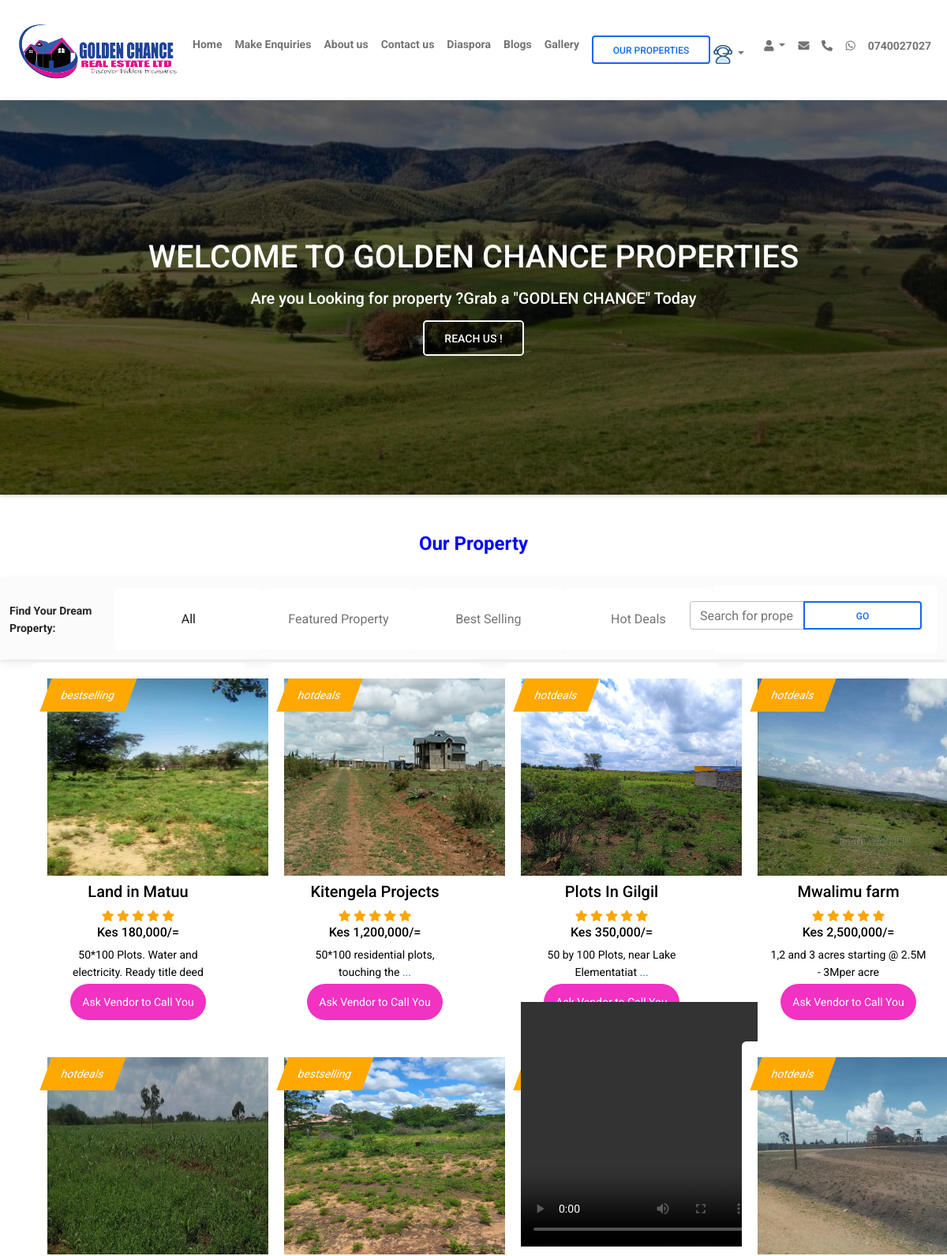
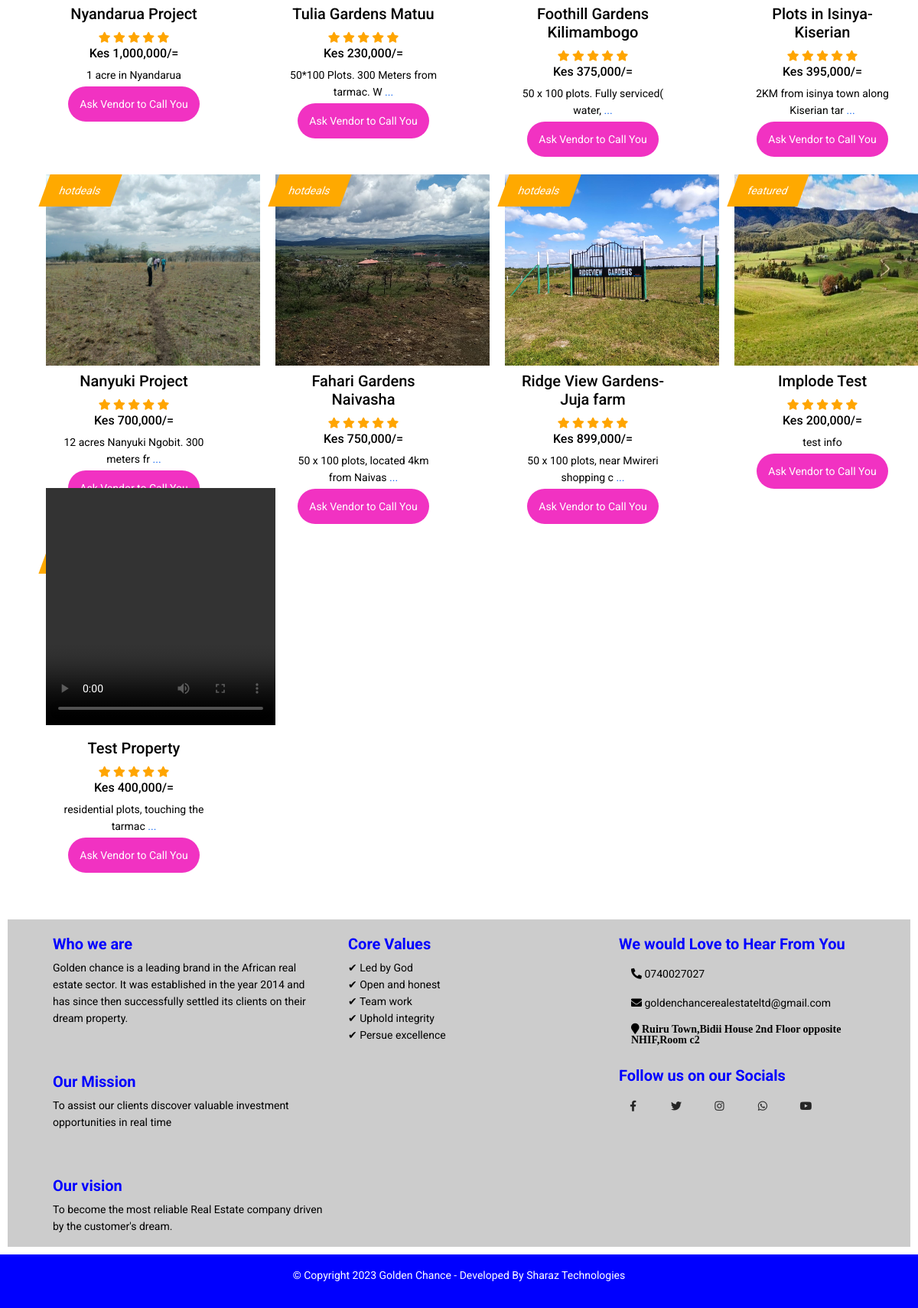
The page /Site/properties.php on the database its author committed (2 pictures, top to bottom).
### tables this page shows
CREATE TABLE `products` (
  `id` int(11) NOT NULL,
  `productname` varchar(100) NOT NULL,
  `price` int(100) NOT NULL,
  `productinfo` varchar(100) NOT NULL,
  `productimage` varchar(100) NOT NULL,
  `ext` varchar(100) NOT NULL,
  `category` varchar(100) NOT NULL,
  `products` varchar(100) NOT NULL,
  `code` varchar(100) NOT NULL,
  `location` varchar(100) NOT NULL,
  `size` varchar(100) NOT NULL,
  `Date` date NOT NULL,
  `Time` time(1) NOT NULL
);

### Site/php/includes/config.php (called while the page is built, shortened)
<?php
class DBController {
	private $host = "localhost";
	private $user = "root";
	private $database = "goldenchance";
	private $password ='';
	private $conn;
	function __construct() {
		$this->conn = $this->connectDB();
	}
	function connectDB() {
		$conn = mysqli_connect($this->host,$this->user,$this->password,$this->database);
		return $conn;
	}
	function runQuery($query) {
		$result = mysqli_query($this->conn,$query);
		while($row=mysqli_fetch_assoc($result)) {
			$resultset[] = $row;
		}
		if(!empty($resultset))
			return $resultset;
	}
}
?>

### Site/properties.php (the view, shortened to what this page needs)
<?php
      require_once("php/includes/config.php");
      $db_handle = new DBController();
  ?>
  <?php
 require_once 'php/includes/config.php';
 ?>
 <?php
 require_once 'php/includes/config.php';
 ?>
<!DOCTYPE html>
<html lang="en">
  <head>
    <link
      rel="stylesheet"
      href="https://use.fontawesome.com/releases/v5.15.2/css/all.css"
    />
    <link href="css/cart.css" type="text/css" rel="stylesheet" />
    <link rel="stylesheet" href="css/styles.css" />
    <link rel="stylesheet" href="css/extrastyles.css" />
    <link rel="stylesheet" href="php/Admin/css/admin.css" />
  </head>
  <body>
    <header>
      <?php require_once 'php/includes/header.php'; ?>
      <div class="slideshow-container">
      <div class="p-5 text-center bg-image shadow-1-strong"
        style="background-image: url('img/land 1.jpg'); height: 500px;">
        <div class="mask" style="background-color: rgba(0, 0, 0, 0.6)">
          <div class="d-flex justify-content-center align-items-center h-100">
            <div class="text-white">
              <h1 class="mb-3">WELCOME TO GOLDEN CHANCE PROPERTIES</h1>
              <h5 class="mb-3">
               Are you Looking for property ?Grab a "GODLEN CHANCE" Today
              <a class="btn btn-outline-light btn-lg" href="mailto:goldenchancerealestateltd@gmail.com"  role="button">Reach us !</a>
            </div>
          </div>
        </div>
      </div>
      </div>
    </header>
    <main class="mt-5">
    <div class="golden chance properties" style="margin-left:auto;margin-right:auto;display:block;text-align:center;">
      <h4 style="color:blue; font-weight:bolder;" >Our Property</h4>
    </div>
    <br>
      <div class=" ">
        <nav class="navbar navbar-expand-lg navbar-light bg-light mb-4">
          <div class="container-fluid">
            <div class="collapse navbar-collapse" id="navbarTogglerDemo02">
              <strong class="text-dark mr-2">Find Your Dream Property:</strong>
              <ul class="navbar-nav me-auto mb-2 mb-lg-0">
              <li class="nav-item">
                  <form action=" " method="POST" style="box-shadow:none;">
                    <button class="nav-link active" type="submit" name="submit"style="background-color:white;border:none;">All</button>
                  </form>
                </li>
                <li class="nav-item">
                  <form action=" " method="POST" style="box-shadow:none;">
                    <button class="nav-link" type="submit" name="submit"style="background-color:white;border:none;">Featured Property</button>
                  </form>
                </li>
                <li class="nav-item">
                  <form action=" " method="POST" style="box-shadow:none;">
                    <button class="nav-link" type="submit" name="submit"style="background-color:white;border:none;">Best Selling</button>
                  </form>
                </li>
                <li class="nav-item">
                  <form action=" " method="POST" style="box-shadow:none;">
                    <button class="nav-link" type="submit" name="submit"style="background-color:white;border:none;">Hot Deals</button>
                  </form>
                </li>
              </ul>
              <form class="d-flex input-group w-auto" action=" " method="POST" style="box-shadow:none;">
                <input
                  type="text"
                  class="form-control dt-properties-form"
                  placeholder="Search for properties"
                  aria-label="Search"
                  name="search"/>
                <button style="margin-bottom:10px;"
                  class="btn btn-outline-primary"
                  type="submit"
                  name="submit"
                  data-mdb-ripple-color="dark">Go
                </button>
              </form>
            </div>
          </div>
        </nav>
        <section class="text-center mb-4" style="margin-top:-90px;margin-left:auto;margin-right:auto;display:block;overflow-x:hidden;" id="store" >
        <div class="row" >
        <div id="product-grid">
        <?php
            if (isset($_POST['submit'])) {
              $search = $_POST['search'];
              $product_array = $db_handle->runQuery("SELECT * FROM products where (category LIKE '%" . $_POST["search"] . "%') OR (productname LIKE '%" . $_POST["search"] . "%') OR (productinfo LIKE '%" . $_POST["search"] . "%')OR (price LIKE '%" . $_POST["search"] . "%') OR (products LIKE '%" . $_POST["search"] . "%')GROUP BY code");
              if (!empty($product_array)) {
                foreach ($product_array as $key => $value) {
            ?>
                <a style="color:black;" title="see details of property" href="services/property.php?property=<?php echo $product_array[$key]["code"]; ?>">
                  <div class="product-item card" style="width:270px;height:450px;">
                    <iframe name="votar" style="display:none;"></iframe>
                    <form method="post" target="votar" action="sharazstore.php?action=add&code=<?php echo $product_array[$key]["code"]; ?>" onsubmit="showMsg()" style="box-shadow:none;">
                    <div class="btn-warning" style="position:absolute;padding:10px 20px;margin-left:-2px;transform: skew(-20deg);"><?php echo $product_array[$key]["category"]; ?></div>
                      <div class="product-image">
                        <?php if ($product_array[$key]['ext'] == 'mp4') { ?>
                          <video style="width:300px; height:310px;margin-top:-70px;" controls>
                            <source src="<?php echo "php/Admin/products/" . $product_array[$key]['productimage']; ?>" style="max-width:250px; height:200px;margin-left:auto;margin-right:auto;display:block;">
                          </video>
                        <?php } else { ?>
                          <img src="<?php echo "php/Admin/products/" . $product_array[$key]['productimage']; ?>" style="width:300px; height:250px;margin-left:auto;margin-right:auto;display:block;">
                        <?php } ?>
                      </div>
                      <div class="product-tile-footer"><br><br><br><br>
                        <div class="product-title">
                          <h5><?php echo $product_array[$key]["productname"]; ?></h5>
                          <span class="fa fa-star checked"></span>
                          <span class="fa fa-star checked"></span>
                          <span class="fa fa-star checked"></span>
                          <span class="fa fa-star checked"></span>
                          <span class="fa fa-star checked"></span>
                          <h6>Kes <?php echo number_format($product_array[$key]["price"]); ?>/=</h6>
                          <p class="card-text show-read-more">
                            <?php echo $product_array[$key]["productinfo"]; ?>
                          </p>
                          <script>
                            $(document).ready(function() {
                              var maxLength = 60;
                              $(".show-read-more").each(function() {
                                var myStr = $(this).text();
                                if ($.trim(myStr).length > maxLength) {
                                  var newStr = myStr.substring(0, maxLength);
                                  var removedStr = myStr.substring(maxLength, $.trim(myStr).length);
                                  $(this).empty().html(newStr);
                                  $(this).append(' <a href="javascript:void(0);" class="read-more">...</a>');
                                  $(this).append('<span class="more-text">' + removedStr + '</span>');
                                }
                              });
                              $(".read-more").click(function() {
                                $(this).siblings(".more-text").contents().unwrap();
                                $(this).remove();
                              });
                            });
                          </script>
                          <style>
                            .show-read-more .more-text {
                              display: none;
                            }
                          </style>
                      <?php
                        require_once 'php/includes/config.php';
                        $sql = "SELECT * FROM soldout WHERE propertyId = '" . $product_array[$key]["code"] . "'";
                        $stmt = $DBH->prepare($sql);
                        $stmt->execute();
                        if ($stmt->rowCount() == 1) {
                          while ($row = $stmt->fetchObject()) {
                        ?>
                            <a class="btn btn-danger" style="cursor: no-drop;">Property Sold Out</a>
                          <?php }
                        } else { ?>
                          <a class="viewbtn" data-bs-toggle="modal" data-bs-target="#vendorcontact">Ask Vendor to Call You</a>
                      <?php } ?>
                  </div>
                 </div>
                 </form>
		            </div>
              </a>
        <?php
        }
      }
    }else{
      $product_array = $db_handle->runQuery("SELECT * FROM products GROUP BY code ORDER BY id ASC ");
      if (!empty($product_array)) {
        foreach ($product_array as $key => $value) {
        ?>
          <a style="color:black;" title="see details of property" href="services/property.php?property=<?php echo $product_array[$key]["code"]; ?>">
          <div class="product-item card" style="width:270px;height:450px;box-shadow:none;">
            <form method="post" target="votar" action="sharazstore.php?action=add&code=<?php echo $product_array[$key]["code"]; ?>" onsubmit="showMsg()" style="box-shadow:none;">
              <div class="btn-warning" style="position:absolute;padding:10px 20px;margin-left:-2px;transform: skew(-20deg);"><?php echo $product_array[$key]["category"]; ?></div>
              <div class="product-image">
                <?php if ($product_array[$key]['ext'] == 'mp4') { ?>
                  <video style="width:300px; height:310px;margin-top:-70px;" controls>
                    <source src="<?php echo "php/Admin/products/" . $product_array[$key]['productimage']; ?>" style="max-width:250px; height:200px;margin-left:auto;margin-right:auto;display:block;">
                  </video>
                <?php } else { ?>
                  <img src="<?php echo "php/Admin/products/" . $product_array[$key]['productimage']; ?>" style="width:300px; height:250px;margin-left:auto;margin-right:auto;display:block;">
                <?php } ?>
              </div>
              <div class="product-tile-footer"><br><br><br><br>
                <div class="product-title">
                  <h5><?php echo $product_array[$key]["productname"]; ?></h5>
                  <span class="fa fa-star checked"></span>
                  <span class="fa fa-star checked"></span>
                  <span class="fa fa-star checked"></span>
                  <span class="fa fa-star checked"></span>
                  <span class="fa fa-star checked"></span>
                  <h6>Kes <?php echo number_format($product_array[$key]["price"]); ?>/=</h6>
                  <p class="card-text show-read-more">
                    <?php echo $product_array[$key]["productinfo"]; ?>
                  </p>
          <?php
            require_once 'php/includes/config.php';
            $sql="SELECT * FROM soldout WHERE propertyId = '".$product_array[$key]["code"]."'";
            $stmt = $DBH->prepare($sql);
            $stmt->execute();
            if($stmt->rowCount() == 1) {
            while($row = $stmt->fetchObject()) {
            ?>
        <a class="btn btn-danger" style="cursor: no-drop;">Property Sold Out</a>
        <?php }}else{?>
          <a class="viewbtn" data-bs-toggle="modal" data-bs-target="#vendorcontact" style="cursor: pointer;"> Ask Vendor to Call You </a>
       <?php }?>
      </div>
			</div>
			</form>
    </div>
    </a>
    <?php
        }
      }
    }
    ?>
    </div>
  </section>
  </div>
    </main>
    <div class="footer">
      <?php require_once 'php/includes/footer.php'; ?>
    </div>
  </body>
</html>

### Site/css/cart.css (style rules this page uses)
body { font-family: Arial; color: #211a1a; font-size: 0.9em; }
#product-grid { margin: 40px; }
.product-item { float: left; background: #ffffff; margin: 30px 30px 0px 0px; border: #E0E0E0 1px solid; }
.product-image { height: 155px; width: 250px; background-color: #FFF; }
.product-title { margin-bottom: 20px; }
.product-tile-footer { padding: 15px 15px 0px 15px; overflow: auto; }

### Site/css/extrastyles.css (style rules this page uses)
.checked { color: orange; }

### Site/php/Admin/css/admin.css (style rules this page uses)
html, body { height: 100%; }
body, div, form, input, select, textarea, label { padding: 0; margin: 0; outline: none; font-family: Roboto, Arial, sans-serif; font-size: 14px; color:black; line-height: 22px; }
form { width: 100%; padding: 20px; border-radius: 6px; background: #fff; box-shadow: 0 0 8px orange; }
input, select, textarea { margin-bottom: 10px; border: 1px solid #ccc; border-radius: 3px; }
input { width: calc(100% - 10px); padding: 5px; }
button { width: 150px; padding: 10px; border: none; border-radius: 5px; background: rgb(241, 50, 194) ; font-size: 16px; cursor: pointer; color: rgb(252, 252, 252); }

### Site/properties.php (style rules this page uses)
.active { background-color: white; }
.viewbtn { height:15%; text-align:center; opacity: 1; background: rgb(241, 50, 194); color:#fff; border-radius:25px; padding:15px; width:100%; }
.dt-properties-form { margin-left:-50px; }

### rows shown on the page
products: category "bestselling", productimage (picture), productname "Land in Matuu", price "180,000", productinfo "50*100 Plots. Water and electricity. Ready title deed", shows "Ask Vendor to Call You"
products: category "hotdeals", productimage (picture), productname "Kitengela Projects", price "1,200,000", shows "Ask Vendor to Call You"
products: category "hotdeals", productimage (picture), productname "Plots In Gilgil", price "350,000"
products: category "hotdeals", productimage (picture), productname "Mwalimu farm", price "2,500,000", productinfo "1,2 and 3 acres starting @ 2.5M - 3Mper acre", shows "Ask Vendor to Call You"
products: category "hotdeals", productimage (picture), productname "Nyandarua Project", price "1,000,000", productinfo "1 acre in Nyandarua", shows "Ask Vendor to Call You"
products: category "bestselling", productimage (picture), productname "Tulia Gardens Matuu", price "230,000", shows "Ask Vendor to Call You"
products: productname "Foothill Gardens Kilimambogo", price "375,000", shows "Ask Vendor to Call You"
products: category "hotdeals", productimage (picture), productname "Plots in Isinya- Kiserian", price "395,000", shows "Ask Vendor to Call You"
products: category "hotdeals", productimage (picture), productname "Nanyuki Project", price "700,000"
products: category "hotdeals", productimage (picture), productname "Fahari Gardens Naivasha", price "750,000", shows "Ask Vendor to Call You"
products: category "hotdeals", productimage (picture), productname "Ridge View Gardens- Juja farm", price "899,000", shows "Ask Vendor to Call You"
products: category "featured", productimage (picture), productname "Implode Test", price "200,000", productinfo "test info", shows "Ask Vendor to Call You"
products: productname "Test Property", price "400,000", shows "Ask Vendor to Call You"
